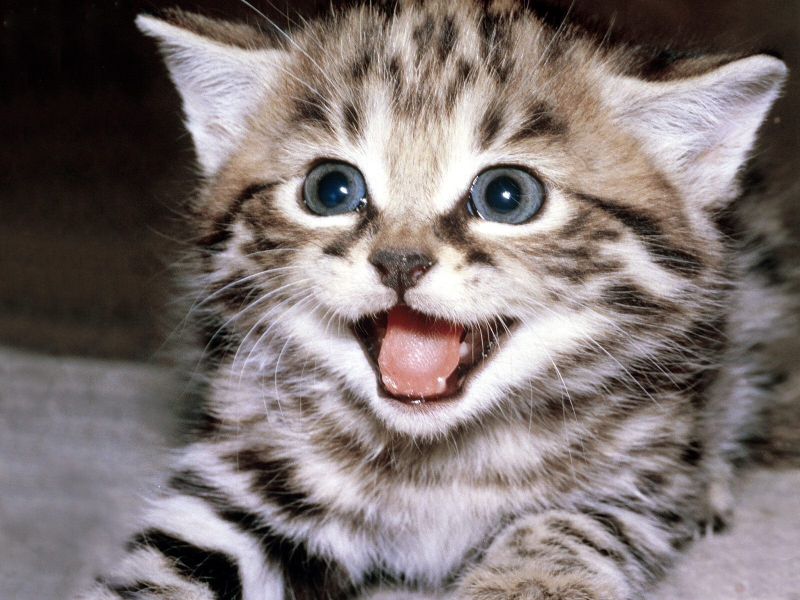
#> input picture Images/cat.jpeg, 1600 x 1200 px (shown at 1/2 size)
$ python essential_functions.py
#> lines starting #> are read from the running program, lines starting #| are printed output that depends on the picture; after the words box and inside, x2 and y2 are one past the last pixel; in counts of white or black regions, pixels touching at a corner belong together
#> further down, img is the input picture: shape (1200, 1600, 3); mean B, G, R 113.1, 114.5, 124.8
import cv2 as cv

def rescaleFrame(frame, scale):
#> called with scale = 0.5
	width = int(frame.shape[1]*scale)
#> width = 800
	height = int(frame.shape[0]*scale)
#> height = 600
	dimensions=(width,height)
#> dimensions = (800, 600)

	return cv.resize(frame, dimensions, interpolation=cv.INTER_AREA)

img = cv.imread('Images/cat.jpeg')
img = rescaleFrame(img, 0.5)
cv.imshow('Cat', img)

#Converting to grayscale
gray = cv.cvtColor(img, cv.COLOR_BGR2GRAY)
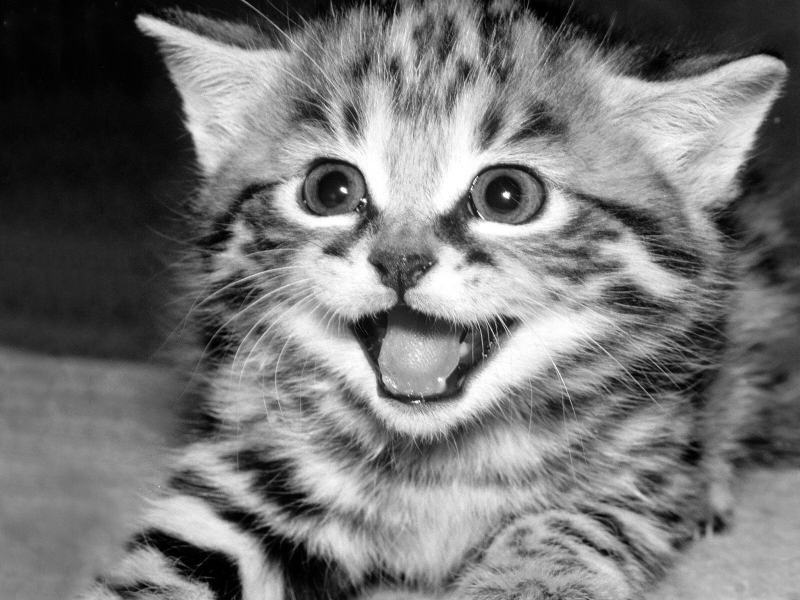
#> gray: shape (600, 800); min 0, max 255, mean 117.6
#cv.imshow('Grayscale', gray)

#Gaussian blur
blur = cv.GaussianBlur(img, (7,7), cv.BORDER_DEFAULT)
#cv.imshow('Gaussian Blur', blur)

#Edge cascades
canny = cv.Canny(img, 125, 175) #lots of edges (no blur)
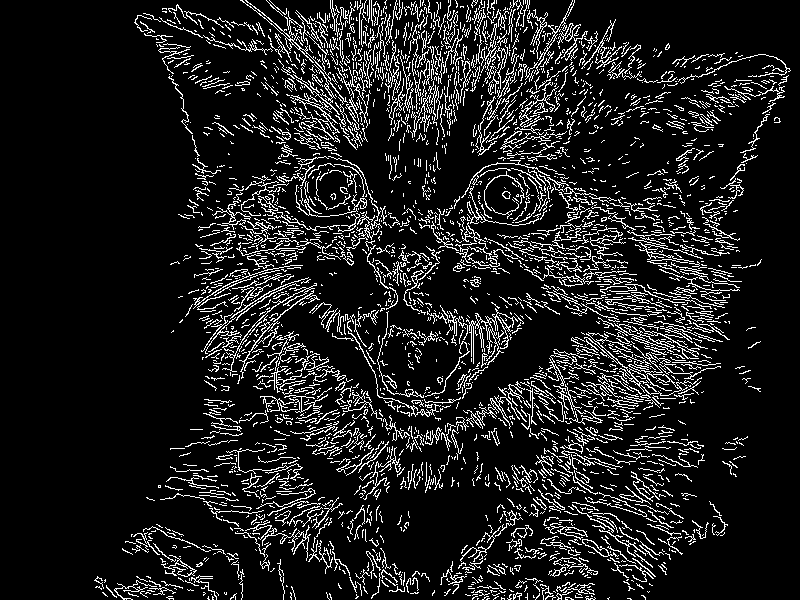
#> canny: shape (600, 800); 11.5% white in thin lines or dots, all inside (x1, y1, x2, y2) = (94, 0, 791, 600)
canny2 = cv.Canny(blur, 125, 175) #fewer edges b/c of blur
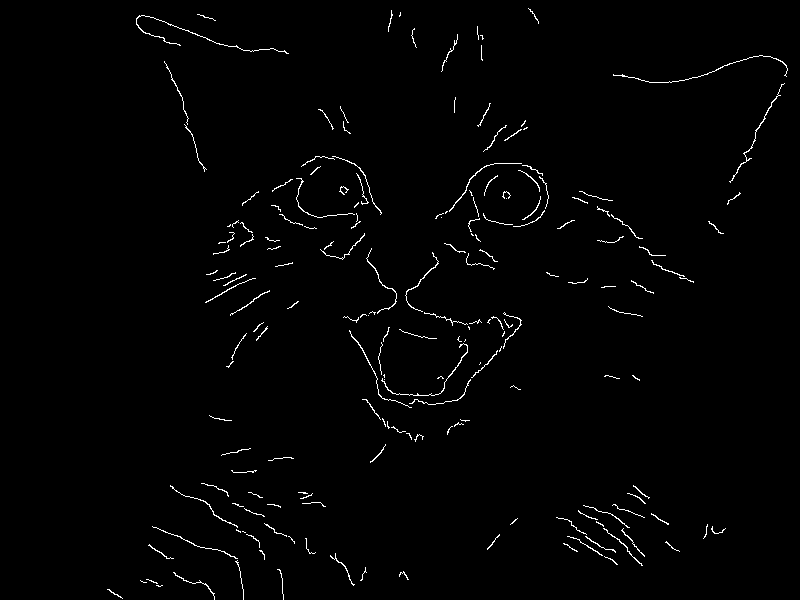
#> canny2: shape (600, 800); 1.3% white in thin lines or dots, all inside (x1, y1, x2, y2) = (107, 8, 788, 600)
#cv.imshow('Canny Edges', canny)
#cv.imshow('Canny Edges 2', canny2)

#Dilating an image
dilated = cv.dilate(canny2, (7,7), iterations=3)
#> dilated: shape (600, 800); 3.7% white; 140 white regions (7 under 20 px), largest, box (x1, y1, x2, y2) and area: (349, 327, 498, 411) 1344, (136, 15, 289, 57) 830, (449, 163, 549, 230) 769
#cv.imshow('Dilated', dilated)

#Eroding
eroded = cv.erode(dilated, (7,7), iterations=3)
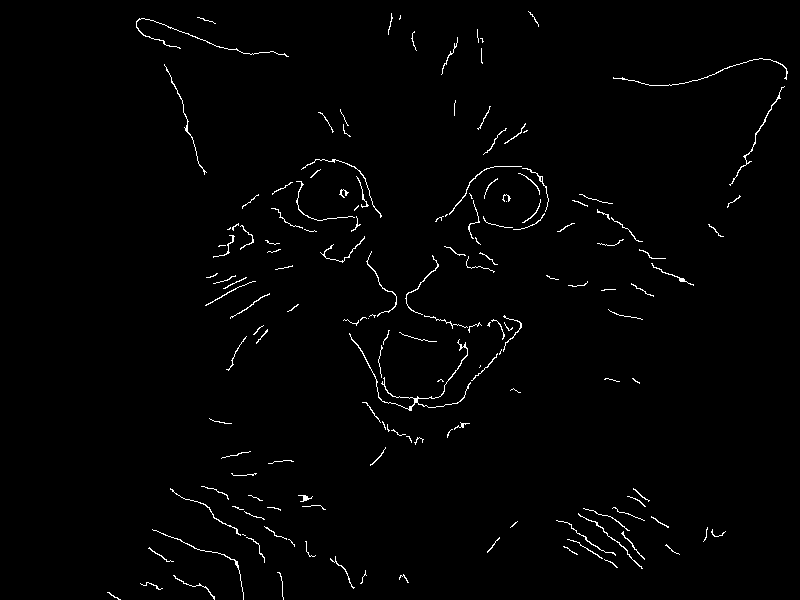
#> eroded: shape (600, 800); 1.3% white in thin lines or dots, all inside (x1, y1, x2, y2) = (107, 11, 788, 600)
#cv.imshow('Eroded', eroded)

#Resizing (default interpolation is cv.INTER_AREA)
resized1 = cv.resize(img, (500,500))
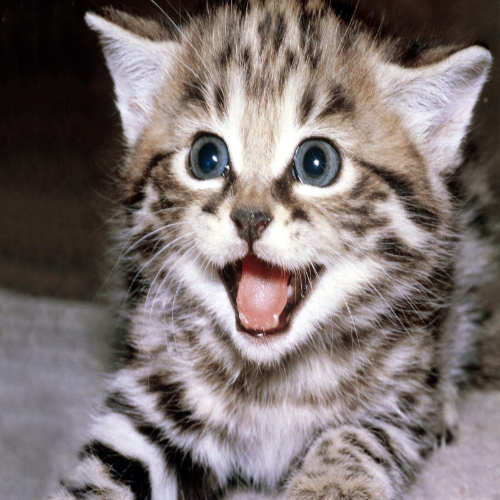
#> resized1: shape (500, 500, 3); mean B, G, R 113.1, 114.5, 124.8
resized2 = cv.resize(img, (1500,1000), interpolation=cv.INTER_LINEAR)
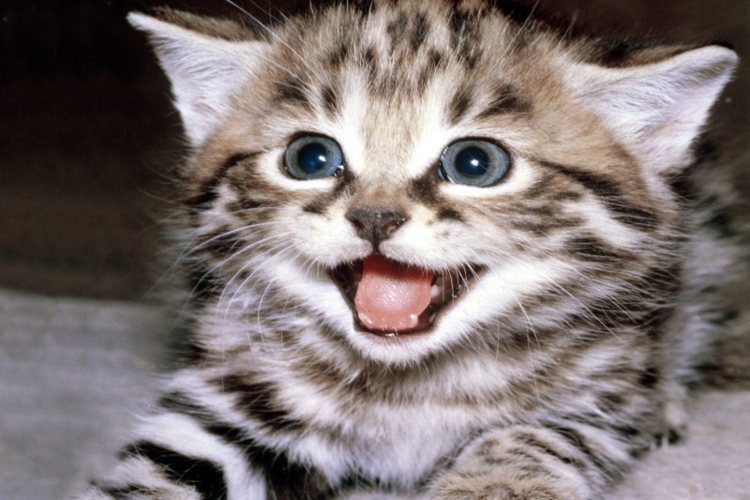
#> resized2: shape (1000, 1500, 3) (shown at 1/2 size); mean B, G, R 113.1, 114.5, 124.8
resized3 = cv.resize(img, (1500,1000), interpolation=cv.INTER_CUBIC)
#cv.imshow('Resized Area', resized1)
#cv.imshow('Resized Linear', resized2)
#cv.imshow('Resized Cubic', resized3)

#Cropping
cropped = resized3[200:700, 500:1100]
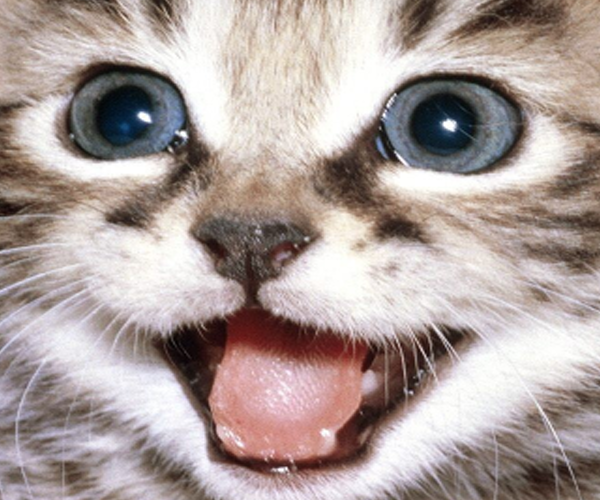
#> cropped: shape (500, 600, 3); mean B, G, R 155.4, 158.8, 172.5
cv.imshow('Cropped', cropped)

cv.waitKey(0)

$ run again, with Images/person.jpeg copied over Images/cat.jpeg
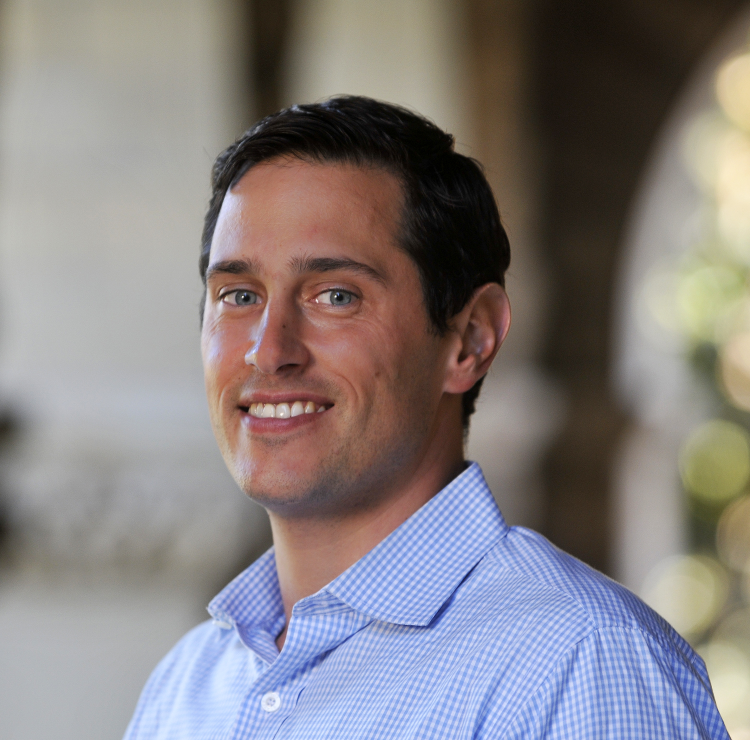
#> input picture Images/person.jpeg, 1500 x 1480 px (shown at 1/2 size)
#> img is the input picture: shape (1480, 1500, 3); mean B, G, R 129, 128.1, 133.9
#> `canny = cv.Canny(img, 125, 175)`:
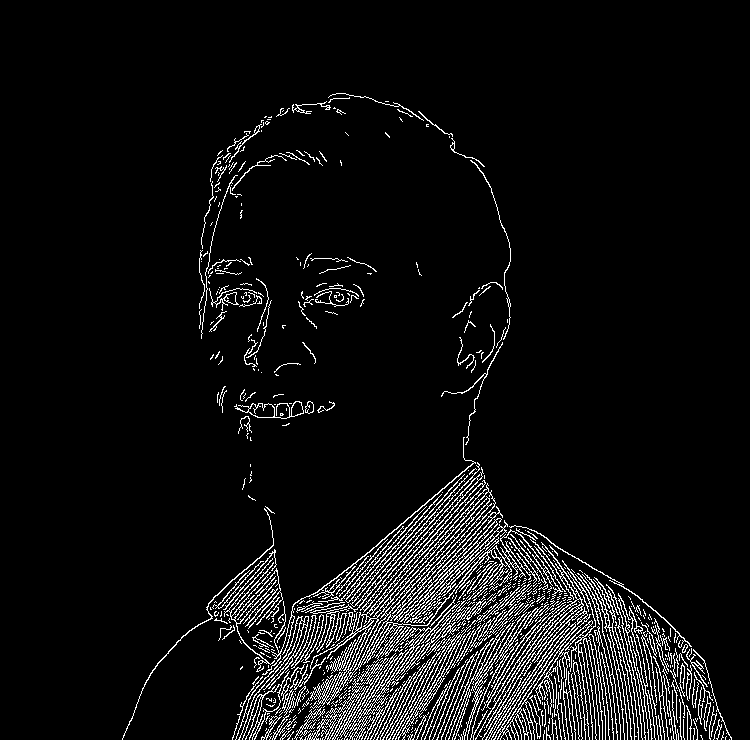
#> canny: shape (740, 750); 6.2% white in thin lines or dots, all inside (x1, y1, x2, y2) = (122, 93, 732, 740)
#> canny2: shape (740, 750); 0.48% white in thin lines or dots, all inside (x1, y1, x2, y2) = (149, 96, 731, 740)
#> dilated: shape (740, 750); 1.2% white; 37 white regions (2 under 20 px), largest, box (x1, y1, x2, y2) and area: (279, 452, 473, 656) 990, (323, 96, 511, 279) 922, (149, 516, 274, 680) 700
#> eroded: shape (740, 750); 0.49% white in thin lines or dots, all inside (x1, y1, x2, y2) = (149, 99, 731, 740)
#> `cropped = resized3[200:700, 500:1100]`:
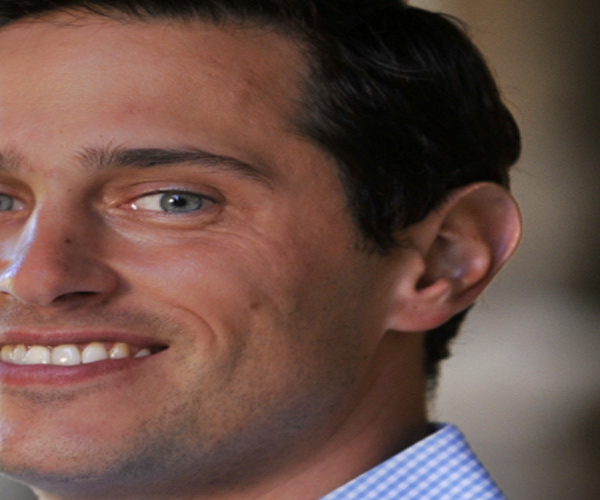
#> cropped: shape (500, 600, 3); mean B, G, R 70.3, 78.4, 106.4
